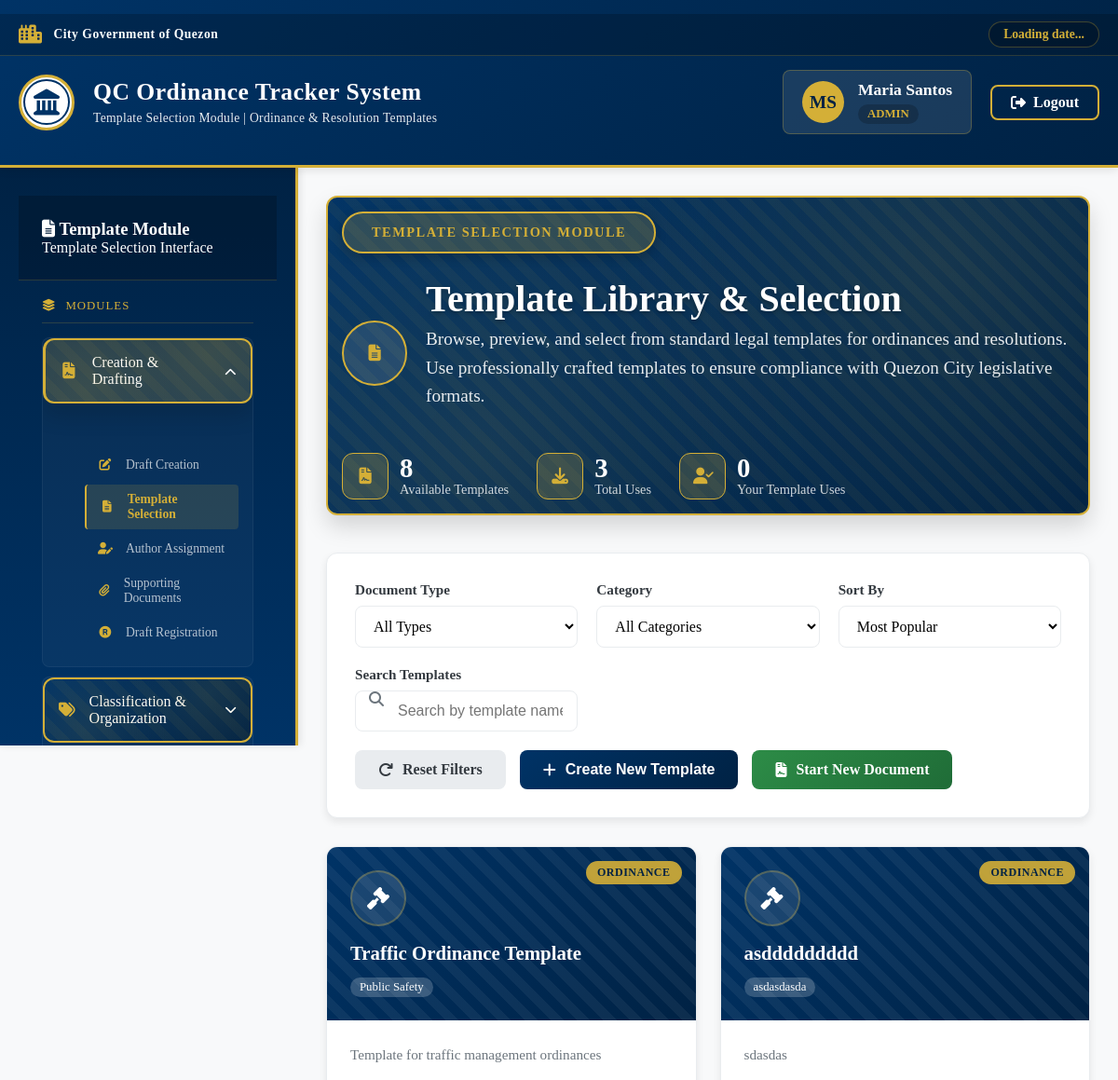
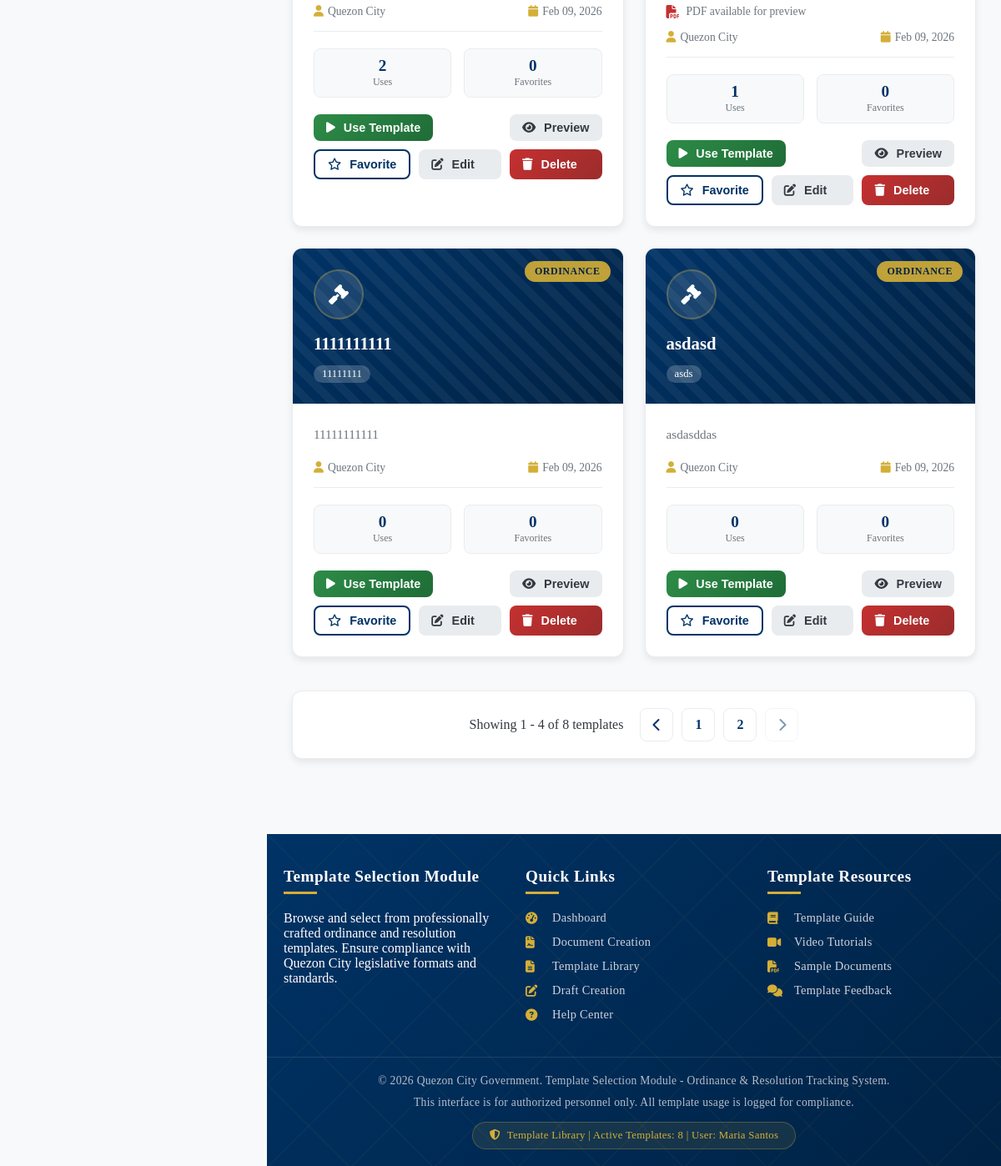
The page /superadmin/templates.php (signed in) on the database its author committed (2 pictures, top to bottom).
### tables this page shows
CREATE TABLE `users` (
  `id` int(11) NOT NULL,
  `email` varchar(100) NOT NULL,
  `password` varchar(255) NOT NULL,
  `first_name` varchar(50) NOT NULL,
  `last_name` varchar(50) NOT NULL,
  `role` enum('super_admin','admin','councilor') NOT NULL,
  `department` varchar(100) DEFAULT NULL,
  `is_active` tinyint(1) DEFAULT 1,
  `created_at` timestamp NOT NULL DEFAULT current_timestamp(),
  `last_login` timestamp NULL DEFAULT NULL
);

CREATE TABLE `document_templates` (
  `id` int(11) NOT NULL,
  `template_name` varchar(100) NOT NULL,
  `template_type` enum('ordinance','resolution','amendment') NOT NULL,
  `category` varchar(50) DEFAULT 'general',
  `description` text DEFAULT NULL,
  `thumbnail` varchar(500) DEFAULT NULL,
  `content` longtext NOT NULL,
  `variables` text DEFAULT NULL,
  `is_active` tinyint(1) DEFAULT 1,
  `use_count` int(11) DEFAULT 0,
  `last_used` timestamp NULL DEFAULT NULL,
  `created_by` int(11) DEFAULT NULL,
  `created_at` timestamp NOT NULL DEFAULT current_timestamp(),
  `updated_at` timestamp NOT NULL DEFAULT current_timestamp() ON UPDATE current_timestamp()
);

### superadmin/templates.php (the view, shortened to what the rows shown need)
<?php
$database = new Database();
$conn = $database->getConnection();
$user_id = $_SESSION['user_id'];
$user_role = $_SESSION['role'];
$query = "SELECT * FROM users WHERE id = :id";
$stmt = $conn->prepare($query);
$stmt->bindParam(':id', $user_id);
$stmt->execute();
$user = $stmt->fetch();
$sort_by = $_GET['sort'] ?? 'popular';
$templates_per_page = 4;
$current_page = isset($_GET['page']) ? max(1, intval($_GET['page'])) : 1;
$offset = ($current_page - 1) * $templates_per_page;
$query = "SELECT t.*,
          CONCAT(u.first_name, ' ', u.last_name) as creator_name,
          COALESCE(fav_count.favorite_count, 0) as favorite_count,
          CASE WHEN user_fav.template_id IS NOT NULL THEN 1 ELSE 0 END as is_favorite
          FROM document_templates t
          LEFT JOIN users u ON t.created_by = u.id
          LEFT JOIN (
              SELECT template_id, COUNT(*) as favorite_count
              FROM template_favorites
              GROUP BY template_id
          ) fav_count ON t.id = fav_count.template_id
          LEFT JOIN (
              SELECT template_id
              FROM template_favorites
              WHERE user_id = :user_id
          ) user_fav ON t.id = user_fav.template_id
          WHERE t.is_active = 1";
$params = [':user_id' => $user_id];
switch ($sort_by) {
    case 'popular':
    default:
        $query .= " ORDER BY t.use_count DESC, t.created_at DESC";
        break;
}
$query .= " LIMIT :limit OFFSET :offset";
$stmt = $conn->prepare($query);
foreach ($params as $key => $value) {
    $stmt->bindParam($key, $value);
}
$stmt->bindParam(':limit', $templates_per_page, PDO::PARAM_INT);
$stmt->bindParam(':offset', $offset, PDO::PARAM_INT);
$stmt->execute();
$templates = $stmt->fetchAll();
$stats_query = "SELECT
               COUNT(*) as total_templates,
               SUM(use_count) as total_uses,
               AVG(use_count) as avg_uses,
               COUNT(CASE WHEN template_type = 'ordinance' THEN 1 END) as ordinance_templates,
               COUNT(CASE WHEN template_type = 'resolution' THEN 1 END) as resolution_templates
               FROM document_templates
               WHERE is_active = 1";
$stats_stmt = $conn->query($stats_query);
$stats = $stats_stmt->fetch();
?>
<!DOCTYPE html>
<html lang="en">
<head>
    <link rel="stylesheet" href="https://cdnjs.cloudflare.com/ajax/libs/font-awesome/6.4.0/css/all.min.css">
    <link href="https://cdn.quilljs.com/1.3.6/quill.snow.css" rel="stylesheet">
</head>
<body>
    <header class="government-header">
        <div class="main-header-content">
            <div class="qc-logo-container">
                <div class="site-title-container">
                    <h1>QC Ordinance Tracker System</h1>
                </div>
            </div>
            <div class="user-auth-section">
                <div class="user-welcome-panel">
                    <div class="user-avatar">
                        <?php echo strtoupper(substr($user['first_name'], 0, 1) . substr($user['last_name'], 0, 1)); ?>
                    </div>
                    <div class="user-info">
                        <div class="user-name"><?php echo htmlspecialchars($user['first_name'] . ' ' . $user['last_name']); ?></div>
                        <div class="user-role">
                            <?php echo strtoupper(str_replace('_', ' ', $user_role)); ?>
                        </div>
                    </div>
                </div>
            </div>
        </div>
    </header>
    <div class="main-wrapper">
        <main class="main-content">
            <div class="module-header fade-in">
                <div class="module-header-content">
                    <div class="module-title-wrapper">
                        <div class="module-title">
                            <h1>Template Library & Selection</h1>
                        </div>
                    </div>
                </div>
            </div>
            <div class="templates-container fade-in">
                <?php if (empty($templates)): ?>
                <div class="empty-state">
                    <i class="fas fa-file-alt empty-icon"></i>
                    <h3 class="empty-title">No Templates Found</h3>
                    <p class="empty-description">
                        No templates match your current filters. Try adjusting your search criteria or
                        <?php if (in_array($user_role, ['super_admin', 'admin'])): ?>
                        create a new template to get started.
                        <?php else: ?>
                        contact an administrator to add new templates.
                        <?php endif; ?>
                    </p>
                    <a href="?type=all&category=all&sort=popular&page=1" class="btn btn-primary">
                        <i class="fas fa-redo"></i> Show All Templates
                    </a>
                </div>
                <?php else: ?>
                <div class="templates-grid">
                    <?php foreach ($templates as $template):
                        $badge_class = 'badge-' . $template['template_type'];
                        $icon = $template['template_type'] === 'ordinance' ? 'fa-gavel' : 'fa-file-signature';
                        $is_favorite = $template['is_favorite'] > 0;
                        $has_pdf = !empty($template['thumbnail']);
                    ?>
                    <div class="template-card">
                        <div class="template-header">
                            <div class="template-type-badge <?php echo $badge_class; ?>">
                                <?php echo ucfirst($template['template_type']); ?>
                            </div>
                            <div class="template-icon">
                                <i class="fas <?php echo $icon; ?>"></i>
                            </div>
                            <h3 class="template-title"><?php echo htmlspecialchars($template['template_name']); ?></h3>
                            <div class="template-category"><?php echo htmlspecialchars($template['category']); ?></div>
                        </div>
                        <div class="template-body">
                            <p class="template-description"><?php echo htmlspecialchars($template['description']); ?></p>
                            <?php if ($has_pdf): ?>
                            <div style="margin-bottom: 15px; display: flex; align-items: center; gap: 8px;">
                                <i class="fas fa-file-pdf" style="color: var(--red);"></i>
                                <span style="font-size: 0.85rem; color: var(--gray);">
                                    PDF available for preview
                                </span>
                            </div>
                            <?php endif; ?>
                            <div class="template-meta">
                                <div class="meta-item">
                                    <i class="fas fa-user"></i>
                                    <span><?php echo htmlspecialchars($template['creator_name'] ?? 'System'); ?></span>
                                </div>
                                <div class="meta-item">
                                    <i class="fas fa-calendar"></i>
                                    <span><?php echo date('M d, Y', strtotime($template['created_at'])); ?></span>
                                </div>
                            </div>
                            <div class="template-stats">
                                <div class="stat-badge">
                                    <div class="stat-value"><?php echo $template['use_count']; ?></div>
                                    <div class="stat-label">Uses</div>
                                </div>
                                <div class="stat-badge">
                                    <div class="stat-value"><?php echo $template['favorite_count']; ?></div>
                                    <div class="stat-label">Favorites</div>
                                </div>
                            </div>
                            <div class="template-actions">
                                <form method="POST" style="grid-column: span 2;">
                                    <button type="submit" name="use_template" class="btn btn-success btn-sm">
                                        <i class="fas fa-play"></i> Use Template
                                    </button>
                                </form>
                                <button type="button" class="btn btn-secondary btn-sm preview-template"
                                        data-template-id="<?php echo $template['id']; ?>"
                                        data-template-name="<?php echo htmlspecialchars($template['template_name']); ?>"
                                        data-has-pdf="<?php echo $has_pdf ? '1' : '0'; ?>">
                                    <i class="fas fa-eye"></i> Preview
                                </button>
                                <?php if ($is_favorite): ?>
                                <form method="POST">
                                    <input type="hidden" name="template_id" value="<?php echo $template['id']; ?>">
                                    <button type="submit" name="remove_favorite" class="btn btn-warning btn-sm">
                                        <i class="fas fa-star"></i> Favorited
                                    </button>
                                </form>
                                <?php else: ?>
                                <form method="POST">
                                    <button type="submit" name="add_to_favorites" class="btn btn-outline btn-sm">
                                        <i class="far fa-star"></i> Favorite
                                    </button>
                                </form>
                                <?php endif; ?>
                                <?php if (in_array($user_role, ['super_admin', 'admin'])): ?>
                                <button type="button" class="btn btn-secondary btn-sm edit-template"
                                        data-template-id="<?php echo $template['id']; ?>">
                                    <i class="fas fa-edit"></i> Edit
                                </button>
                                <button type="button" class="btn btn-danger btn-sm delete-template"
                                        data-template-id="<?php echo $template['id']; ?>"
                                        data-template-name="<?php echo htmlspecialchars($template['template_name']); ?>">
                                    <i class="fas fa-trash"></i> Delete
                                </button>
                                <?php endif; ?>
                            </div>
                        </div>
                    </div>
                    <?php endforeach; ?>
                </div>
                <?php endif; ?>
            </div>
        </main>
    </div>
    <footer class="government-footer">
        <div class="copyright">
            <p>&copy; 2026 Quezon City Government. Template Selection Module - Ordinance & Resolution Tracking System.</p>
            <p style="margin-top: 10px;">This interface is for authorized personnel only. All template usage is logged for compliance.</p>
            <div class="security-badge">
                <i class="fas fa-shield-alt"></i>
                Template Library | Active Templates: <?php echo $stats['total_templates']; ?> | User: <?php echo htmlspecialchars($user['first_name'] . ' ' . $user['last_name']); ?>
            </div>
        </div>
    </footer>
</body>
</html>

### rows shown on the page
users: first_name+last_name "MS", first_name+last_name "Maria Santos"
document_templates: template_type "ORDINANCE", template_name "Traffic Ordinance Template", category "Public Safety", description "Template for traffic management ordinances", creator_name "Quezon City", created_at "Feb 09, 2026", use_count "2", favorite_count "0"
document_templates: template_type "ORDINANCE", template_name "asddddddddd", category "asdasdasda", description "sdasdas", shows "PDF available for preview", creator_name "Quezon City", created_at "Feb 09, 2026", use_count "1", favorite_count "0"
document_templates: template_type "ORDINANCE", template_name "1111111111", category "11111111", description "11111111111", creator_name "Quezon City", created_at "Feb 09, 2026", use_count "0", favorite_count "0"
document_templates: template_type "ORDINANCE", template_name "asdasd", category "asds", description "asdasddas", creator_name "Quezon City", created_at "Feb 09, 2026", use_count "0", favorite_count "0"

### other values the page prints
str_replace('_', ' ', $user_role) "ADMIN"
$stats['total_templates'] "8"
$stats['total_uses'] "3"
$user_stats['templates_used'] "0"
$offset + 1 "1"
min($offset + count($templates), $total_templates) "4"
$total_templates "8"
